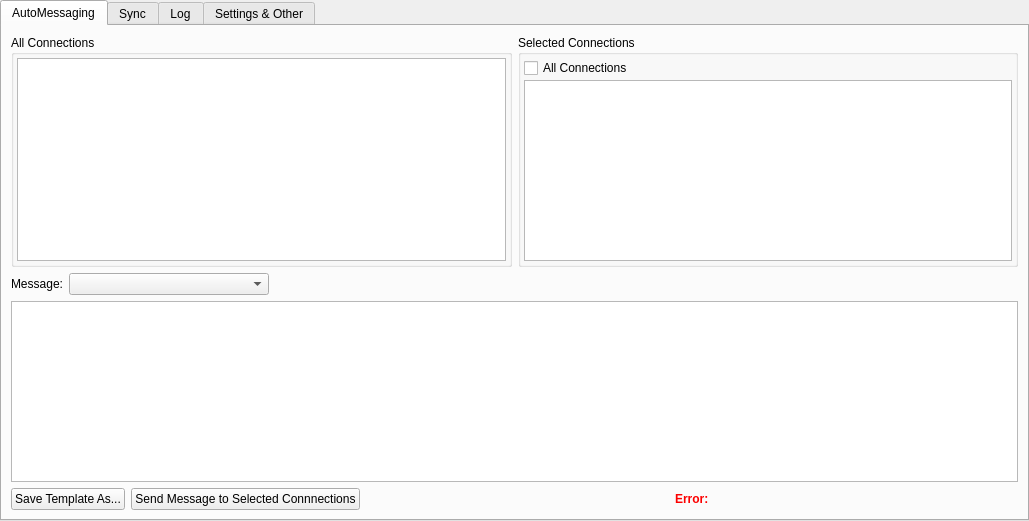
<?xml version="1.0" encoding="UTF-8"?>
<ui version="4.0">
 <class>mainWidget</class>
 <widget class="QWidget" name="mainWidget">
  <property name="geometry">
   <rect>
    <x>0</x>
    <y>0</y>
    <width>1029</width>
    <height>521</height>
   </rect>
  </property>
  <property name="windowTitle">
   <string>Form</string>
  </property>
  <layout class="QGridLayout" name="gridLayout_2">
   <property name="leftMargin">
    <number>0</number>
   </property>
   <property name="topMargin">
    <number>0</number>
   </property>
   <property name="rightMargin">
    <number>0</number>
   </property>
   <property name="bottomMargin">
    <number>0</number>
   </property>
   <property name="spacing">
    <number>0</number>
   </property>
   <item row="0" column="0">
    <widget class="QTabWidget" name="tabWidget">
     <property name="currentIndex">
      <number>0</number>
     </property>
     <widget class="QWidget" name="messagingTab">
      <attribute name="title">
       <string>AutoMessaging</string>
      </attribute>
      <layout class="QGridLayout" name="gridLayout_6">
       <item row="0" column="0">
        <layout class="QHBoxLayout" name="horizontalLayout">
         <item>
          <widget class="QGroupBox" name="groupBox">
           <property name="title">
            <string>All Connections</string>
           </property>
           <layout class="QGridLayout" name="gridLayout_4">
            <property name="leftMargin">
             <number>3</number>
            </property>
            <property name="topMargin">
             <number>3</number>
            </property>
            <property name="rightMargin">
             <number>3</number>
            </property>
            <property name="bottomMargin">
             <number>3</number>
            </property>
            <property name="spacing">
             <number>2</number>
            </property>
            <item row="1" column="0">
             <widget class="QListWidget" name="allConnectionsList">
              <property name="sizePolicy">
               <sizepolicy hsizetype="Preferred" vsizetype="Expanding">
                <horstretch>0</horstretch>
                <verstretch>0</verstretch>
               </sizepolicy>
              </property>
              <property name="maximumSize">
               <size>
                <width>16777215</width>
                <height>16777215</height>
               </size>
              </property>
             </widget>
            </item>
           </layout>
          </widget>
         </item>
         <item>
          <widget class="QGroupBox" name="groupBox_2">
           <property name="title">
            <string>Selected Connections</string>
           </property>
           <layout class="QGridLayout" name="gridLayout_5">
            <property name="leftMargin">
             <number>3</number>
            </property>
            <property name="topMargin">
             <number>3</number>
            </property>
            <property name="rightMargin">
             <number>3</number>
            </property>
            <property name="bottomMargin">
             <number>3</number>
            </property>
            <property name="spacing">
             <number>2</number>
            </property>
            <item row="1" column="0">
             <widget class="QListWidget" name="selectedConnectionsList">
              <property name="sizePolicy">
               <sizepolicy hsizetype="Preferred" vsizetype="Expanding">
                <horstretch>0</horstretch>
                <verstretch>0</verstretch>
               </sizepolicy>
              </property>
              <property name="maximumSize">
               <size>
                <width>16777215</width>
                <height>16777215</height>
               </size>
              </property>
             </widget>
            </item>
            <item row="0" column="0">
             <widget class="QCheckBox" name="selectAllBox">
              <property name="text">
               <string>All Connections</string>
              </property>
             </widget>
            </item>
           </layout>
          </widget>
         </item>
        </layout>
       </item>
       <item row="1" column="0">
        <layout class="QVBoxLayout" name="verticalLayout">
         <item>
          <layout class="QHBoxLayout" name="horizontalLayout_4">
           <item>
            <layout class="QHBoxLayout" name="horizontalLayout_3">
             <item>
              <widget class="QLabel" name="label">
               <property name="text">
                <string>Message:</string>
               </property>
              </widget>
             </item>
             <item>
              <widget class="QComboBox" name="templatesBox">
               <property name="enabled">
                <bool>true</bool>
               </property>
               <property name="minimumSize">
                <size>
                 <width>200</width>
                 <height>0</height>
                </size>
               </property>
              </widget>
             </item>
            </layout>
           </item>
           <item>
            <spacer name="horizontalSpacer_3">
             <property name="orientation">
              <enum>Qt::Horizontal</enum>
             </property>
             <property name="sizeHint" stdset="0">
              <size>
               <width>40</width>
               <height>20</height>
              </size>
             </property>
            </spacer>
           </item>
          </layout>
         </item>
         <item>
          <widget class="QPlainTextEdit" name="messageTemplateEdit"/>
         </item>
         <item>
          <layout class="QHBoxLayout" name="horizontalLayout_2">
           <item>
            <widget class="QPushButton" name="saveTemplateButton">
             <property name="enabled">
              <bool>true</bool>
             </property>
             <property name="text">
              <string>Save Template As...</string>
             </property>
            </widget>
           </item>
           <item>
            <widget class="QPushButton" name="autoMessageButton">
             <property name="enabled">
              <bool>true</bool>
             </property>
             <property name="text">
              <string>Send Message to Selected Connnections</string>
             </property>
             <property name="checkable">
              <bool>true</bool>
             </property>
            </widget>
           </item>
           <item>
            <spacer name="horizontalSpacer_4">
             <property name="orientation">
              <enum>Qt::Horizontal</enum>
             </property>
             <property name="sizeHint" stdset="0">
              <size>
               <width>40</width>
               <height>20</height>
              </size>
             </property>
            </spacer>
           </item>
           <item>
            <widget class="QLabel" name="errorLabel">
             <property name="palette">
              <palette>
               <active>
                <colorrole role="WindowText">
                 <brush brushstyle="SolidPattern">
                  <color alpha="255">
                   <red>252</red>
                   <green>0</green>
                   <blue>0</blue>
                  </color>
                 </brush>
                </colorrole>
               </active>
               <inactive>
                <colorrole role="WindowText">
                 <brush brushstyle="SolidPattern">
                  <color alpha="255">
                   <red>252</red>
                   <green>0</green>
                   <blue>0</blue>
                  </color>
                 </brush>
                </colorrole>
               </inactive>
               <disabled>
                <colorrole role="WindowText">
                 <brush brushstyle="SolidPattern">
                  <color alpha="255">
                   <red>120</red>
                   <green>120</green>
                   <blue>120</blue>
                  </color>
                 </brush>
                </colorrole>
               </disabled>
              </palette>
             </property>
             <property name="font">
              <font>
               <weight>75</weight>
               <bold>true</bold>
              </font>
             </property>
             <property name="text">
              <string>Error:</string>
             </property>
            </widget>
           </item>
           <item>
            <spacer name="horizontalSpacer_2">
             <property name="orientation">
              <enum>Qt::Horizontal</enum>
             </property>
             <property name="sizeHint" stdset="0">
              <size>
               <width>40</width>
               <height>20</height>
              </size>
             </property>
            </spacer>
           </item>
          </layout>
         </item>
        </layout>
       </item>
      </layout>
     </widget>
     <widget class="QWidget" name="syncTab">
      <attribute name="title">
       <string>Sync</string>
      </attribute>
      <layout class="QGridLayout" name="gridLayout_17">
       <item row="0" column="0">
        <layout class="QVBoxLayout" name="verticalLayout_4">
         <item>
          <layout class="QFormLayout" name="formLayout">
           <item row="0" column="0">
            <widget class="QCheckBox" name="updateMessagesBox">
             <property name="text">
              <string>Update Messages</string>
             </property>
            </widget>
           </item>
           <item row="3" column="0">
            <widget class="QCheckBox" name="headlessBoxSync">
             <property name="text">
              <string>Headless (No Browser)</string>
             </property>
            </widget>
           </item>
           <item row="1" column="0">
            <widget class="QCheckBox" name="updateConnectionsBox">
             <property name="text">
              <string>Update Connections List</string>
             </property>
            </widget>
           </item>
           <item row="2" column="0">
            <widget class="QCheckBox" name="newConnectionsBox">
             <property name="text">
              <string>Accept New Connections</string>
             </property>
            </widget>
           </item>
          </layout>
         </item>
         <item>
          <layout class="QHBoxLayout" name="horizontalLayout_15">
           <item>
            <widget class="QPushButton" name="syncButton">
             <property name="text">
              <string>Synchronize Database</string>
             </property>
            </widget>
           </item>
           <item>
            <spacer name="horizontalSpacer_13">
             <property name="orientation">
              <enum>Qt::Horizontal</enum>
             </property>
             <property name="sizeHint" stdset="0">
              <size>
               <width>40</width>
               <height>20</height>
              </size>
             </property>
            </spacer>
           </item>
          </layout>
         </item>
         <item>
          <spacer name="verticalSpacer">
           <property name="orientation">
            <enum>Qt::Vertical</enum>
           </property>
           <property name="sizeHint" stdset="0">
            <size>
             <width>20</width>
             <height>40</height>
            </size>
           </property>
          </spacer>
         </item>
        </layout>
       </item>
       <item row="0" column="1">
        <spacer name="horizontalSpacer_12">
         <property name="orientation">
          <enum>Qt::Horizontal</enum>
         </property>
         <property name="sizeHint" stdset="0">
          <size>
           <width>496</width>
           <height>20</height>
          </size>
         </property>
        </spacer>
       </item>
      </layout>
     </widget>
     <widget class="QWidget" name="logTab">
      <attribute name="title">
       <string>Log</string>
      </attribute>
      <layout class="QGridLayout" name="gridLayout_7">
       <item row="0" column="0">
        <widget class="QGroupBox" name="instanceLogBox">
         <property name="title">
          <string>Log</string>
         </property>
         <layout class="QGridLayout" name="gridLayout">
          <property name="leftMargin">
           <number>2</number>
          </property>
          <property name="topMargin">
           <number>2</number>
          </property>
          <property name="rightMargin">
           <number>2</number>
          </property>
          <property name="bottomMargin">
           <number>2</number>
          </property>
          <property name="spacing">
           <number>1</number>
          </property>
          <item row="0" column="0">
           <widget class="QTextEdit" name="instanceLogTextEdit">
            <property name="enabled">
             <bool>false</bool>
            </property>
           </widget>
          </item>
         </layout>
        </widget>
       </item>
      </layout>
     </widget>
     <widget class="QWidget" name="settingsTab">
      <attribute name="title">
       <string>Settings &amp;&amp; Other</string>
      </attribute>
      <layout class="QGridLayout" name="gridLayout_18">
       <item row="0" column="0">
        <widget class="QGroupBox" name="groupBox_7">
         <property name="title">
          <string>Settings</string>
         </property>
         <widget class="QCheckBox" name="headlessBoxGeneral">
          <property name="geometry">
           <rect>
            <x>10</x>
            <y>70</y>
            <width>501</width>
            <height>20</height>
           </rect>
          </property>
          <property name="text">
           <string>Run in Headless Mode (No visible browser, log still active)</string>
          </property>
         </widget>
         <widget class="QCheckBox" name="closeBrowserBox">
          <property name="geometry">
           <rect>
            <x>10</x>
            <y>110</y>
            <width>601</width>
            <height>20</height>
           </rect>
          </property>
          <property name="text">
           <string>Automatically close browser after completing task (Can be changed during execution)</string>
          </property>
          <property name="checked">
           <bool>true</bool>
          </property>
         </widget>
         <widget class="QWidget" name="layoutWidget1">
          <property name="geometry">
           <rect>
            <x>10</x>
            <y>30</y>
            <width>251</width>
            <height>24</height>
           </rect>
          </property>
          <layout class="QFormLayout" name="formLayout2">
           <item row="0" column="0">
            <widget class="QLabel" name="label_2">
             <property name="text">
              <string>Browser:</string>
             </property>
            </widget>
           </item>
           <item row="0" column="1">
            <widget class="QComboBox" name="browserBox">
             <item>
              <property name="text">
               <string>Chrome</string>
              </property>
             </item>
            </widget>
           </item>
          </layout>
         </widget>
        </widget>
       </item>
      </layout>
     </widget>
    </widget>
   </item>
  </layout>
 </widget>
 <resources/>
 <connections/>
</ui>
